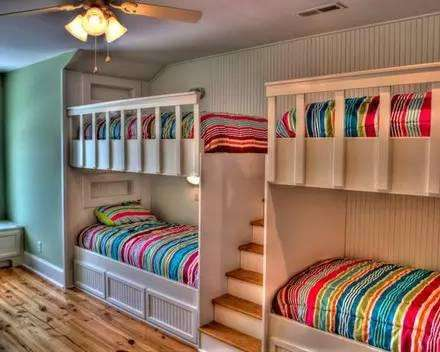
#> input picture double_beds.jpg, 440 x 352 px
$ python draw_outline.py   (older library calls are emulated)
#> lines starting #> are read from the running program, lines starting #| are printed output that depends on the picture
# -*- coding: utf-8 -*-
"""
Created on Thu Apr 27 00:04:44 2018

@author: Administrator
用于测试从图像中获取指定区域的轮廓
"""
import numpy as np
import cv2
import sys
import os

"""
sobel算法测试
"""
def sobel_process(sourceImg):
#> called with sourceImg = 'double_beds.jpg'
    image = cv2.imread(sourceImg)
#> image is the input picture: shape (352, 440, 3); mean B, G, R 102.7, 117.9, 143.5
    cv2.imshow("Original", image)

    gray = cv2.cvtColor(image, cv2.COLOR_BGR2GRAY)
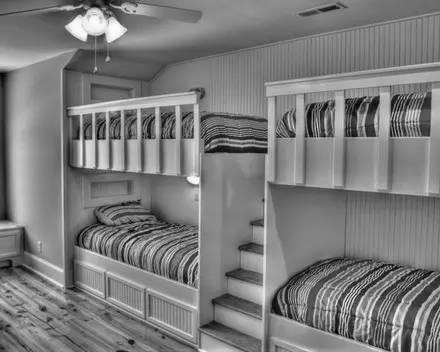
#> gray: shape (352, 440); min 0, max 254, mean 123.8
    cv2.imshow("Gray", gray)

    sobelx = cv2.Sobel(gray, cv2.CV_64F, 1, 0)
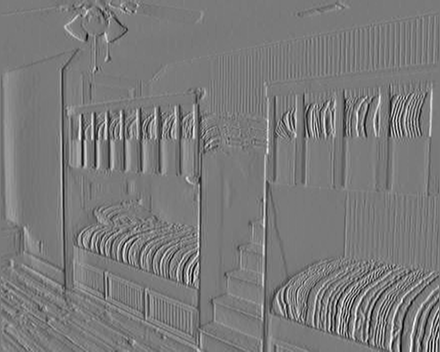
#> sobelx: shape (352, 440) float64; min -614, max 664, mean 0.6; drawn with min black and max white
    sobely = cv2.Sobel(gray, cv2.CV_64F, 0, 1)
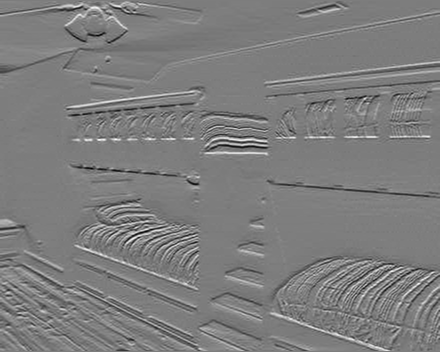
#> sobely: shape (352, 440) float64; min -594, max 612, mean 0.4; drawn with min black and max white

    sobelx = np.uint8(np.absolute(sobelx))
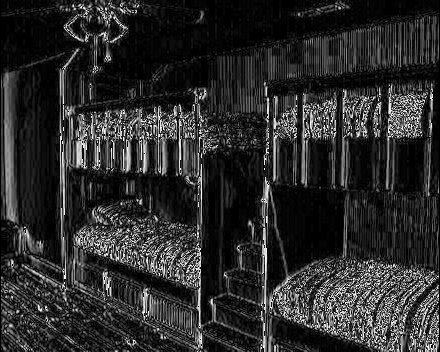
#> sobelx: shape (352, 440); min 0, max 255, mean 43.9
    sobely = np.uint8(np.absolute(sobely))
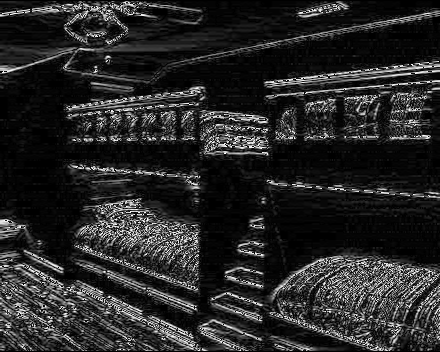
#> sobely: shape (352, 440); min 0, max 255, mean 39.4
    sobelcombine = cv2.bitwise_or(sobelx,sobely)
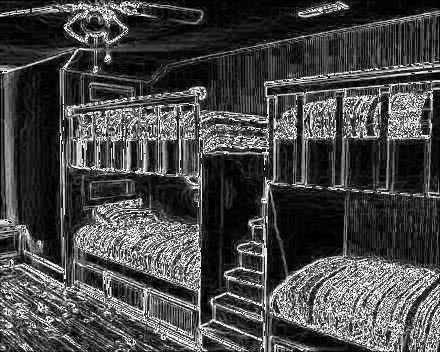
#> sobelcombine: shape (352, 440); min 0, max 255, mean 71
    #display two images in a figure
    cv2.imshow("Edge detection by Sobel", np.hstack([gray,sobelx,sobely, sobelcombine]))
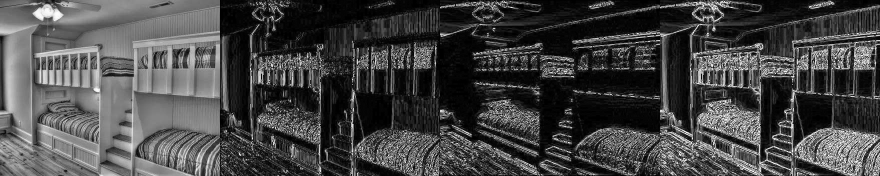
#> window 'Edge detection by Sobel': shape (352, 1760) (shown at 1/2 size); min 0, max 255, mean 69.5

    cv2.imwrite("1_edge_by_sobel.jpg", np.hstack([gray,sobelx,sobely, sobelcombine]))


    cv2.waitKey(0)
    cv2.destroyAllWindows()
    return;


# [59 lines left out: function main_process, not called in this run]


if __name__ == "__main__":
    print("hello world")
    #main_process("double_beds.jpg")
    sobel_process("double_beds.jpg")
